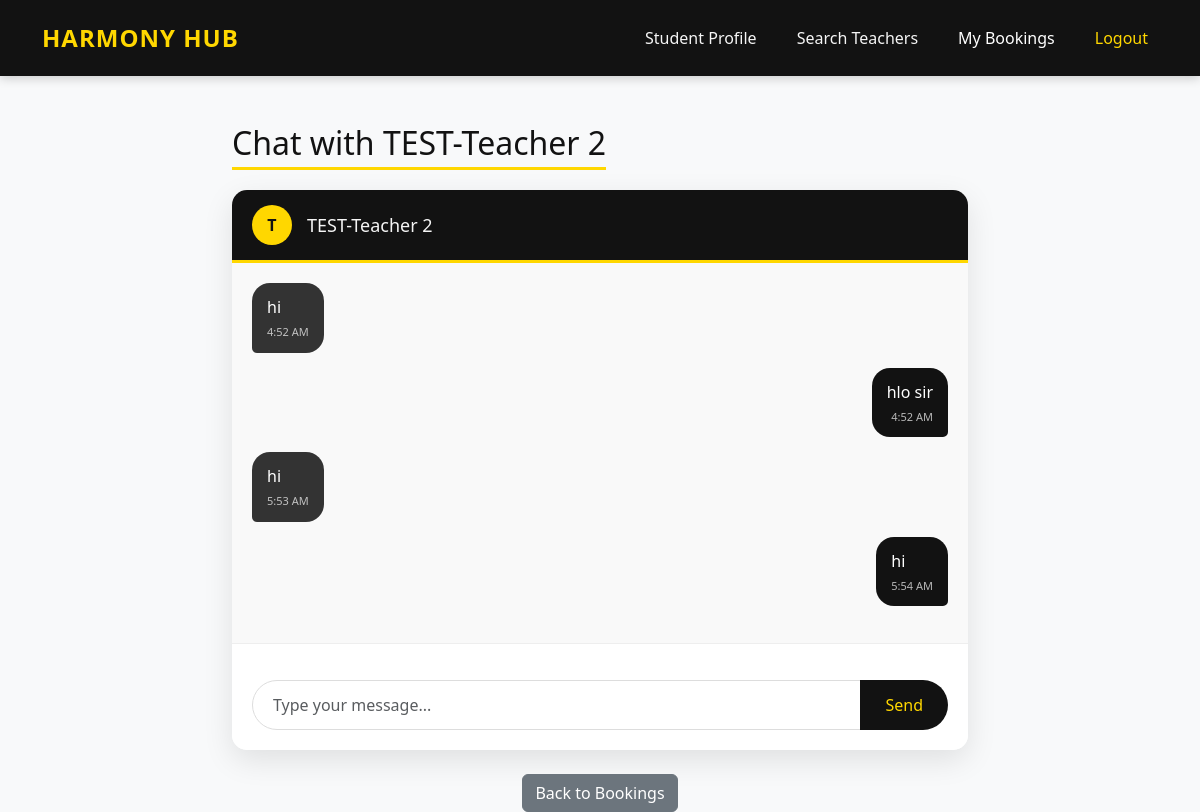
The app's page /Student/chat/5/ (signed in) with its own data.
### Teacher/models.py (models this page shows)
class Teacher(models.Model):
    name = models.CharField(max_length=150)
    email = models.EmailField(unique=True)
    phone_number = models.CharField(max_length=15)
    id_number = models.CharField(max_length=100, unique=True)
    subjects = models.TextField()
    experience = models.IntegerField()
    teacher_image = models.ImageField(upload_to='teacher_images/', blank=True, null=True)
    teacher_bio = models.TextField(blank=True, null=True)
    address = models.TextField(blank=True, null=True)
    location = models.CharField(max_length=255, blank=True, null=True)
    password = models.CharField(max_length=100)
    date_registered = models.DateTimeField(auto_now_add=True)
    teacher_approved_status = models.IntegerField(default=0)
    average_rating = models.FloatField(default=0.0)

### Student/models.py (models this page shows, shortened)
class ChatMessage(models.Model):
    sender_student = models.ForeignKey(Student, on_delete=models.CASCADE, related_name="sent_messages", null=True, blank=True)
    sender_teacher = models.ForeignKey(Teacher, on_delete=models.CASCADE, related_name="teacher_sent_messages", null=True, blank=True)
    receiver_student = models.ForeignKey(Student, on_delete=models.CASCADE, related_name="received_messages", null=True, blank=True)
    receiver_teacher = models.ForeignKey(Teacher, on_delete=models.CASCADE, related_name="teacher_received_messages", null=True, blank=True)
    text = models.TextField()
    timestamp = models.DateTimeField(auto_now_add=True)

### Student/views.py (the view)
# urls.py: path("chat/<int:teacher_id>/", views.chat, name="chat"),
def chat(request, teacher_id):
    student_id = request.session.get("Sid")
    if not student_id:
        messages.error(request, "You must be logged in to start a chat.")
        return redirect("Student:Index")
    student = get_object_or_404(Student, id=student_id)
    teacher = get_object_or_404(Teacher, id=teacher_id)
    messages_list = ChatMessage.objects.filter(
        Q(sender_student=student, receiver_teacher=teacher) |
        Q(sender_teacher=teacher, receiver_student=student)
    ).order_by("timestamp")
    return render(request, "Student/chat.html", {
        "student": student,
        "teacher": teacher,
        "messages": messages_list
    })

### Student/templates/Student/chat.html (shortened to what this page needs)
<!DOCTYPE html>
<html lang="en">
<head>
    <link href="https://cdn.jsdelivr.net/npm/bootstrap@5.3.0/dist/css/bootstrap.min.css" rel="stylesheet">
</head>
<body>
    <nav class="navbar navbar-expand-lg navbar-dark mb-4">
        <div class="container">
            <a class="navbar-brand" href="{% url 'Student:student_home' %}">HARMONY HUB</a>
            <div class="collapse navbar-collapse justify-content-end" id="navbarNav">
                <div class="nav-links">
                    <a href="{% url 'Student:student_profile'%}" style="color: #f5f5f5;">Student Profile</a>
                    <a href="{% url 'Student:search_teachers'%}" style="color: #f5f5f5;">Search Teachers</a>
                    <a href="{% url 'Student:student_bookings'%}" style="color: white;">My Bookings</a>
                    <a href="{% url 'Student:login'%}" style="color: #FFD700;">Logout</a>
                </div>
            </div>
        </div>
    </nav>
    <div class="container my-4">
        <div class="row justify-content-center">
            <div class="col-md-8">
                <h2 class="page-header text-center">Chat with {{ teacher.name }}</h2>
                <div class="chat-card">
                    <div class="chat-header">
                        <div class="teacher-avatar">
                            {{ teacher.name|slice:":1" }}
                        </div>
                        <h5 class="teacher-name">{{ teacher.name }}</h5>
                    </div>
                    <div class="chat-container">
                        {% if messages %}
                            {% for msg in messages %}
                                {% if msg.sender_student == student %}
                                    <div class="message sent">
                                        {{ msg.text }}
                                        <div class="message-time">
                                            {{ msg.timestamp|date:"g:i A" }}
                                        </div>
                                    </div>
                                {% else %}
                                    <div class="message received">
                                        {{ msg.text }}
                                        <div class="message-time">
                                            {{ msg.timestamp|date:"g:i A" }}
                                        </div>
                                    </div>
                                {% endif %}
                            {% endfor %}
                        {% else %}
                            <div class="empty-chat">
                                <div class="empty-chat-icon">💬</div>
                                <h5>No messages yet</h5>
                                <p>Send a message to start the conversation with {{ teacher.name }}</p>
                            </div>
                        {% endif %}
                    </div>
                    <div class="message-input">
                        <form method="POST" action="{% url 'Student:send_message' teacher.id %}" class="mt-3">
                            <div class="input-group">
                                <input type="text" name="message" class="form-control" placeholder="Type your message..." required autofocus>
                                <button type="submit" class="btn btn-send">Send</button>
                            </div>
                        </form>
                    </div>
                </div>
                <div class="text-center mt-4">
                    <a href="{% url 'Student:student_bookings' %}" class="btn btn-secondary">
                        Back to Bookings
                    </a>
                </div>
            </div>
        </div>
    </div>
</body>
</html>

### Student/templates/Student/chat.html (style rules this page uses)
:root { --primary-color: #FFD700; --dark-color: #121212; --light-color: #f5f5f5; --accent-color: #FFD700; --message-sent: #121212; --message-received: #333333; }
body { background-color: #f8f9fa; font-family: 'Segoe UI', Tahoma, Geneva, Verdana, sans-serif; height: 100vh; display: flex; flex-direction: column; }
.navbar { background-color: var(--dark-color); padding: 15px 0; box-shadow: 0 2px 10px rgba(0,0,0,0.2); }
.navbar-brand { color: var(--primary-color) !important; font-weight: bold; font-size: 24px; letter-spacing: 1px; }
.nav-links { display: flex; gap: 20px; align-items: center; }
.nav-links a { text-decoration: none; font-weight: 500; transition: all 0.3s ease; padding: 5px 10px; border-radius: 5px; }
.page-header { color: var(--dark-color); border-bottom: 3px solid var(--primary-color); display: inline-block; padding-bottom: 5px; margin-bottom: 20px; }
.chat-card { background-color: white; border-radius: 15px; border: none; box-shadow: 0 10px 30px rgba(0,0,0,0.1); overflow: hidden; display: flex; flex-direction: column; height: 70vh; max-height: 700px; }
.chat-header { background-color: var(--dark-color); color: var(--light-color); padding: 15px 20px; display: flex; align-items: center; border-bottom: 3px solid var(--primary-color); }
.teacher-avatar { width: 40px; height: 40px; border-radius: 50%; background-color: var(--primary-color); display: flex; align-items: center; justify-content: center; margin-right: 15px; font-weight: bold; color: var(--dark-color); }
.teacher-name { font-size: 18px; margin: 0; }
.chat-container { flex-grow: 1; overflow-y: auto; padding: 20px; display: flex; flex-direction: column; gap: 12px; background-color: #f9f9f9; }
.message { max-width: 75%; padding: 12px 15px; border-radius: 18px; word-wrap: break-word; margin-bottom: 3px; position: relative; color: white; }
.message.sent { background-color: var(--message-sent); align-self: flex-end; border-bottom-right-radius: 5px; }
.message.received { background-color: var(--message-received); align-self: flex-start; border-bottom-left-radius: 5px; }
.message-time { font-size: 11px; color: rgba(255,255,255,0.7); margin-top: 5px; text-align: right; }
.message-input { padding: 20px; background-color: white; border-top: 1px solid #eee; }
.form-control { border-radius: 25px; padding: 12px 20px; border: 1px solid #ddd; box-shadow: none !important; }
.btn-send { background-color: var(--dark-color); color: var(--primary-color); border-radius: 25px; padding: 12px 25px; border: none; transition: all 0.3s ease; }

### records on screen
Teacher: name "TEST-Teacher 2", name "T"
ChatMessage: text "hi", timestamp "4:52 AM"
ChatMessage: text "hlo sir", timestamp "4:52 AM"
ChatMessage: text "hi", timestamp "5:53 AM"
ChatMessage: text "hi", timestamp "5:54 AM"
